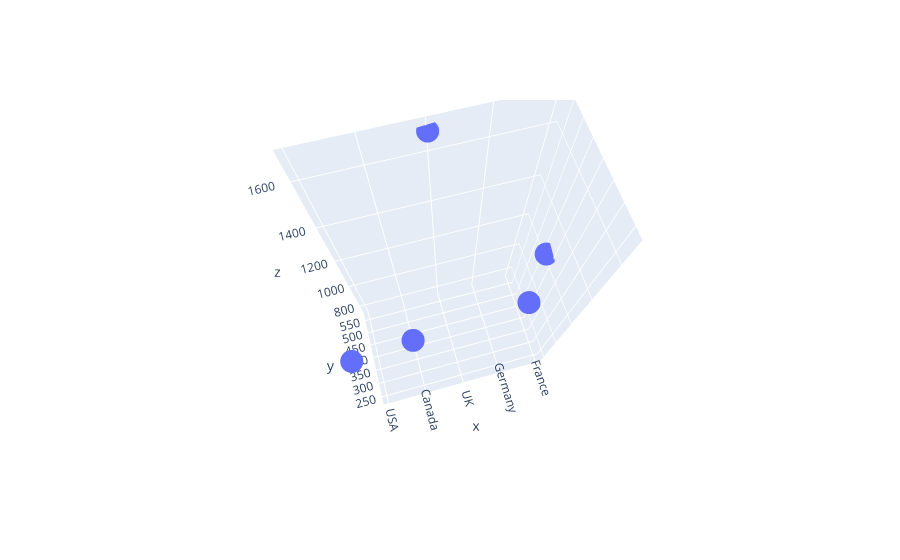

This figure's notebook cell:
### Markdown cell above
### 5. Using the given dataset, create a bubble chart to represent each country's population (y-axis), GDP (x-axis), and bubble size pro
np.random.seed(25)
data = {
    'Country': ['USA', 'Canada', 'UK', 
'Germany', 'France'],
    'Population': 
np.random.randint(100, 1000, 5),
    'GDP': np.random.randint(500, 2000, 
5)
}
df = pd.DataFrame(data

### Code cell
np.random.seed(25)
data = {
    'Country': ['USA', 'Canada', 'UK', 
'Germany', 'France'],
    'Population': 
np.random.randint(100, 1000, 5),
    'GDP': np.random.randint(500, 2000,5)
}
df = pd.DataFrame(data)
fig=go.Figure()
fig.add_trace(go.Scatter3d(x=df["Country"],y=df["Population"],z=df["GDP"],mode ='markers'))

### Figure 1 — Plotly figure (JSON) as saved in the notebook; plotly's stock layout.template omitted (floating-point values rounded to 4 significant figures)
{"data": [{"mode": "markers", "type": "scatter3d", "x": ["USA", "Canada", "UK", "Germany", "France"], "y": [232, 418, 574, 243, 417], "z": [1386, 755, 1675, 1440, 1265]}], "layout": {"autosize": true, "scene": {"aspectmode": "auto", "aspectratio": {"x": 1, "y": 0.6097, "z": 1.64}, "camera": {"center": {"x": 0, "y": 0, "z": 0}, "eye": {"x": -0.2082, "y": -0.7511, "z": 2.02}, "projection": {"type": "perspective"}, "up": {"x": 0, "y": 0, "z": 1}}}}}
